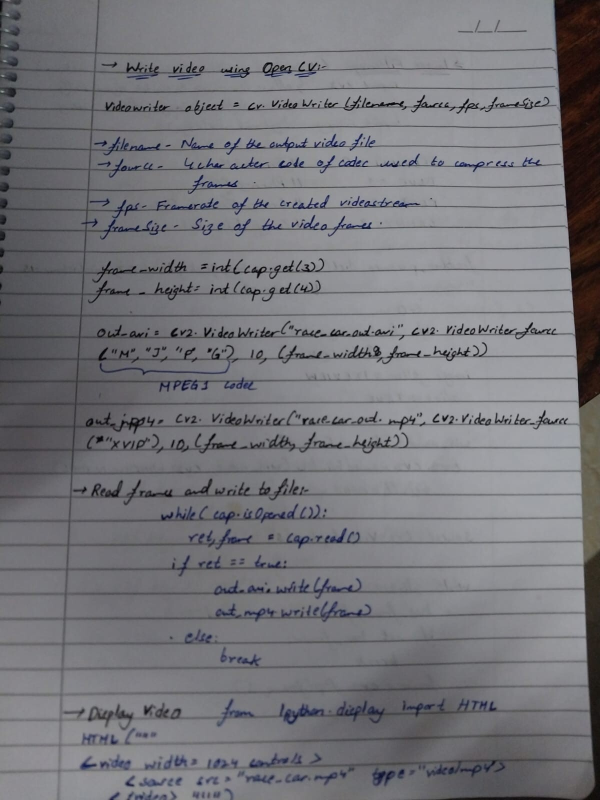
#> input picture Q6/img.jpg, 1200 x 1600 px (shown at 1/2 size)
$ jupyter execute otsu_thresholding.ipynb
#> lines starting #> are read from the running program, lines starting #| are printed output that depends on the picture; after the words box and inside, x2 and y2 are one past the last pixel; in counts of white or black regions, pixels touching at a corner belong together
[cell 1]
import cv2
import numpy as np
import matplotlib.pyplot as plt

#### **1.Load the text page photo in grayscale**

[cell 2]
img_raw = cv2.imread('img.jpg', cv2.IMREAD_GRAYSCALE)
#> img_raw: shape (1600, 1200); min 0, max 177, mean 118.2

h, w = img_raw.shape[:2]
#> h = 1600; w = 1200
img_text = cv2.resize(img_raw, (800, int(h * (800 / w))))
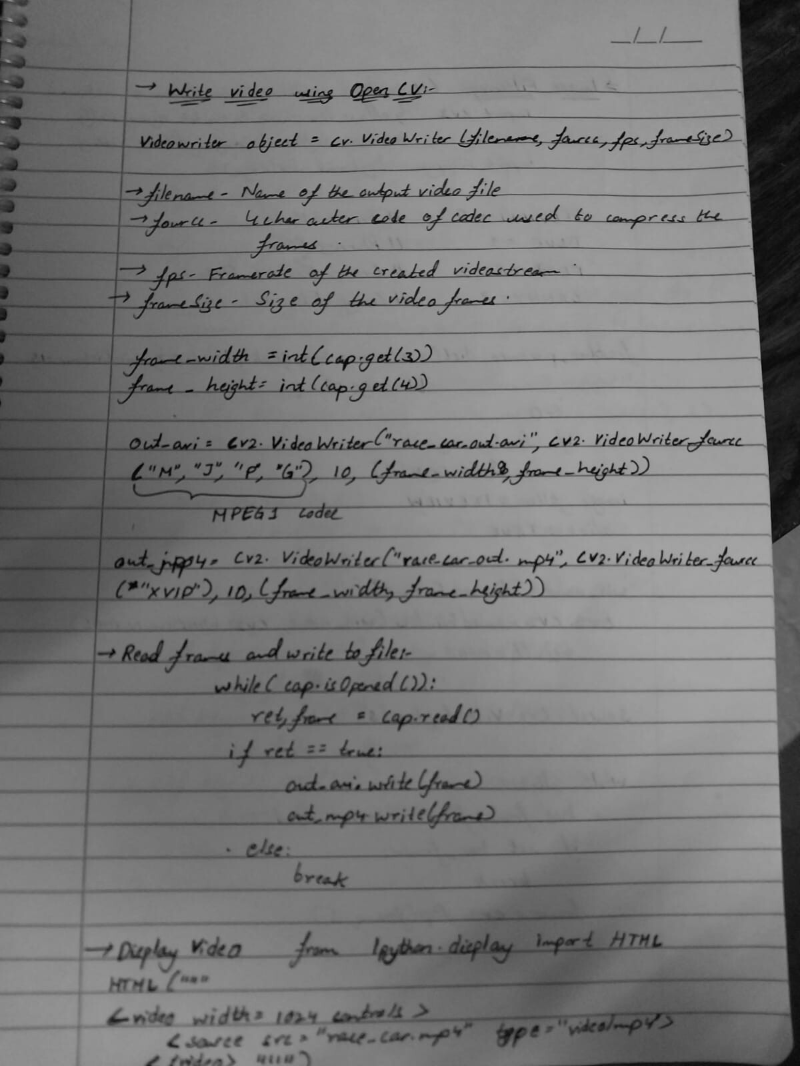
#> img_text: shape (1066, 800); min 0, max 171, mean 118.2

#### **2. Apply Otsu's Thresholding (Automatic global binarization) and Apply Morphological Closing**

[cell 3]
_, otsu_thresh = cv2.threshold(img_text, 0, 255, cv2.THRESH_BINARY + cv2.THRESH_OTSU)
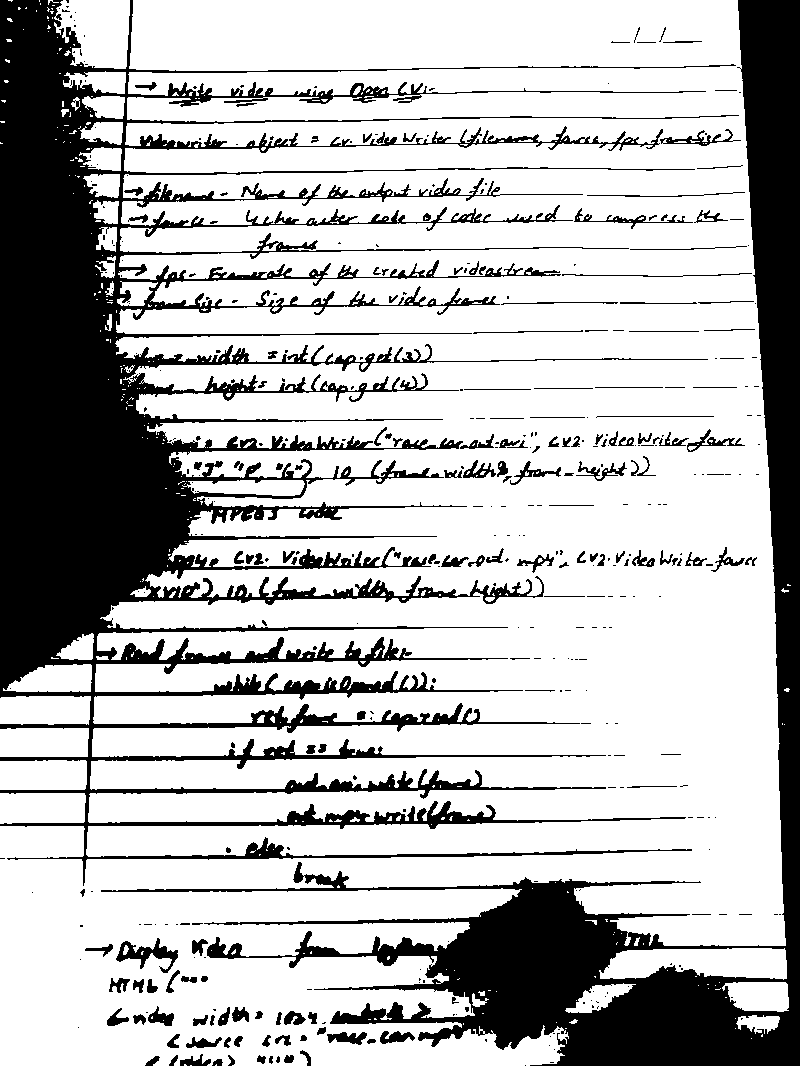
#> otsu_thresh: shape (1066, 800); 72.7% white; 414 black regions (261 under 20 px), largest, box (x1, y1, x2, y2) and area: (0, 0, 739, 886) 140131, (101, 0, 800, 1066) 78517, (116, 938, 178, 973) 758

text_white_bg_black = cv2.bitwise_not(otsu_thresh)
kernel_size = (3, 3)
kernel = cv2.getStructuringElement(cv2.MORPH_RECT, kernel_size)
closed_inv = cv2.morphologyEx(otsu_thresh, cv2.MORPH_CLOSE, kernel)
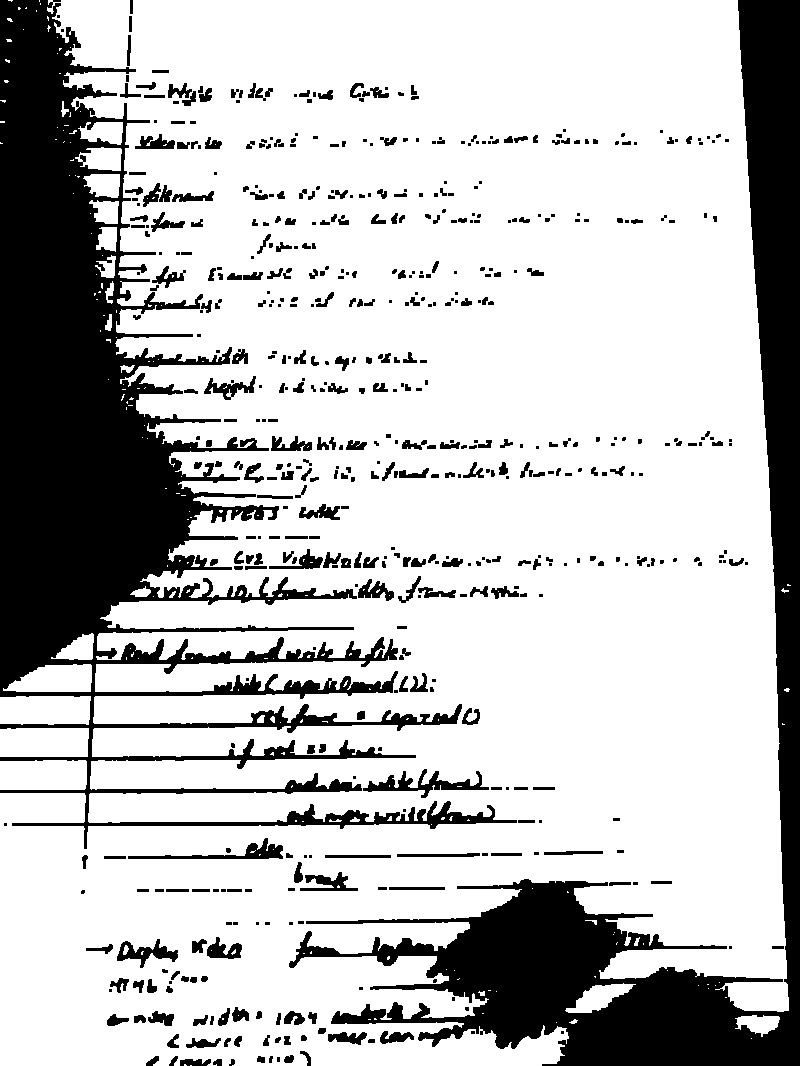
#> closed_inv: shape (1066, 800); 75.4% white; 563 black regions (232 under 20 px), largest, box (x1, y1, x2, y2) and area: (0, 0, 517, 849) 105894, (289, 0, 800, 1066) 75428, (363, 769, 489, 798) 1157
closed_img = cv2.bitwise_not(closed_inv)

#### **3.Extract a Before/After Crop of One Word**

[cell 4]
ymin, ymax = int(img_text.shape[0] * 0.12), int(img_text.shape[0] * 0.22)
#> ymin = 127; ymax = 234
xmin, xmax = int(img_text.shape[1] * 0.20), int(img_text.shape[1] * 0.75)
#> xmin = 160; xmax = 600

word_crop_before = otsu_thresh[ymin:ymax, xmin:xmax]
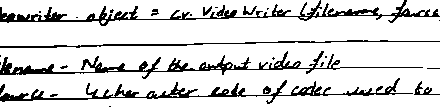
#> word_crop_before: shape (107, 440); 85.3% white; black in thin lines or dots
word_crop_after  = closed_img[ymin:ymax, xmin:xmax]
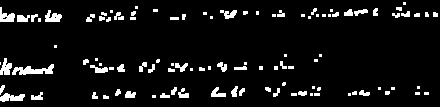
#> word_crop_after: shape (107, 440); 7% white; 104 white regions (51 under 20 px), largest, box (x1, y1, x2, y2) and area: (12, 64, 54, 75) 249, (0, 93, 25, 102) 146, (45, 10, 62, 22) 131

#### **5. Visualization Loop**

[cell 5]
fig, axes = plt.subplots(1, 3, figsize=(18, 6))

axes[0].imshow(otsu_thresh, cmap='gray')
axes[0].set_title("Otsu's Global Thresholding")
axes[0].axis('off')

axes[1].imshow(word_crop_before, cmap='gray')
axes[1].set_title("Before Crop (Isolated Word)")
axes[1].axis('off')

axes[2].imshow(word_crop_after, cmap='gray')
axes[2].set_title(f"After Closing (Kernel: {kernel_size})")
axes[2].axis('off')

plt.tight_layout()
plt.show()
